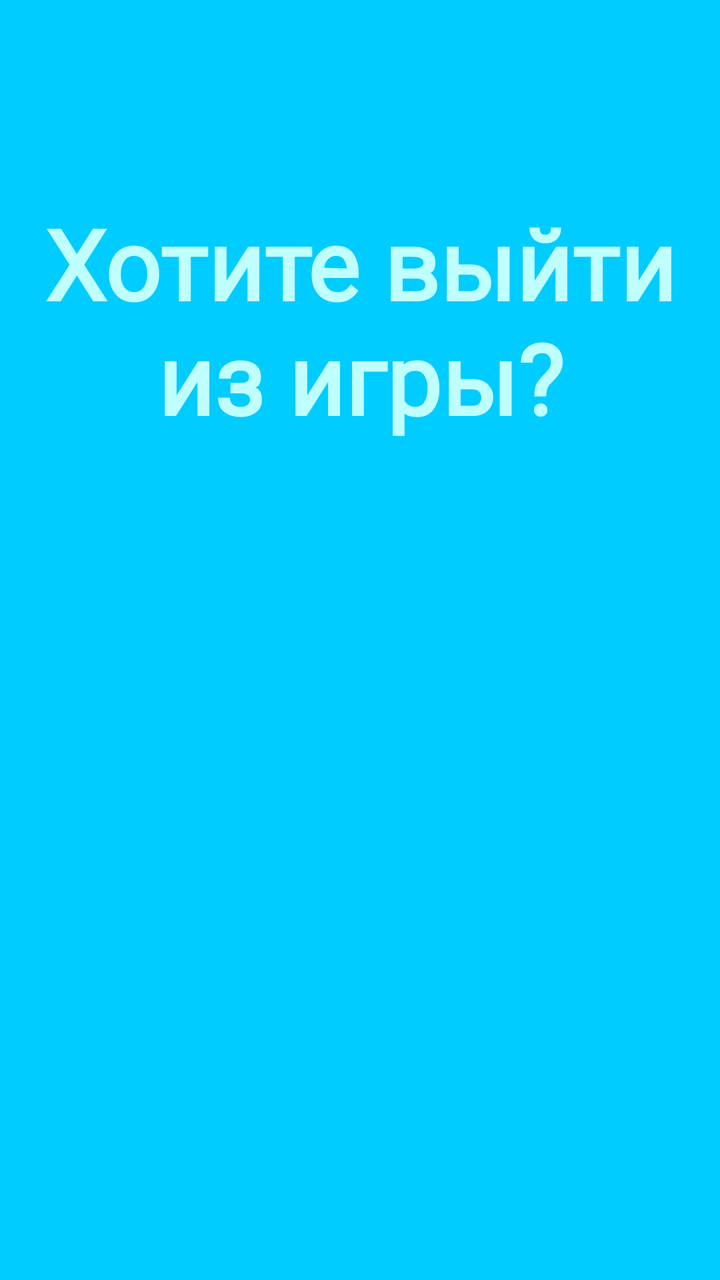
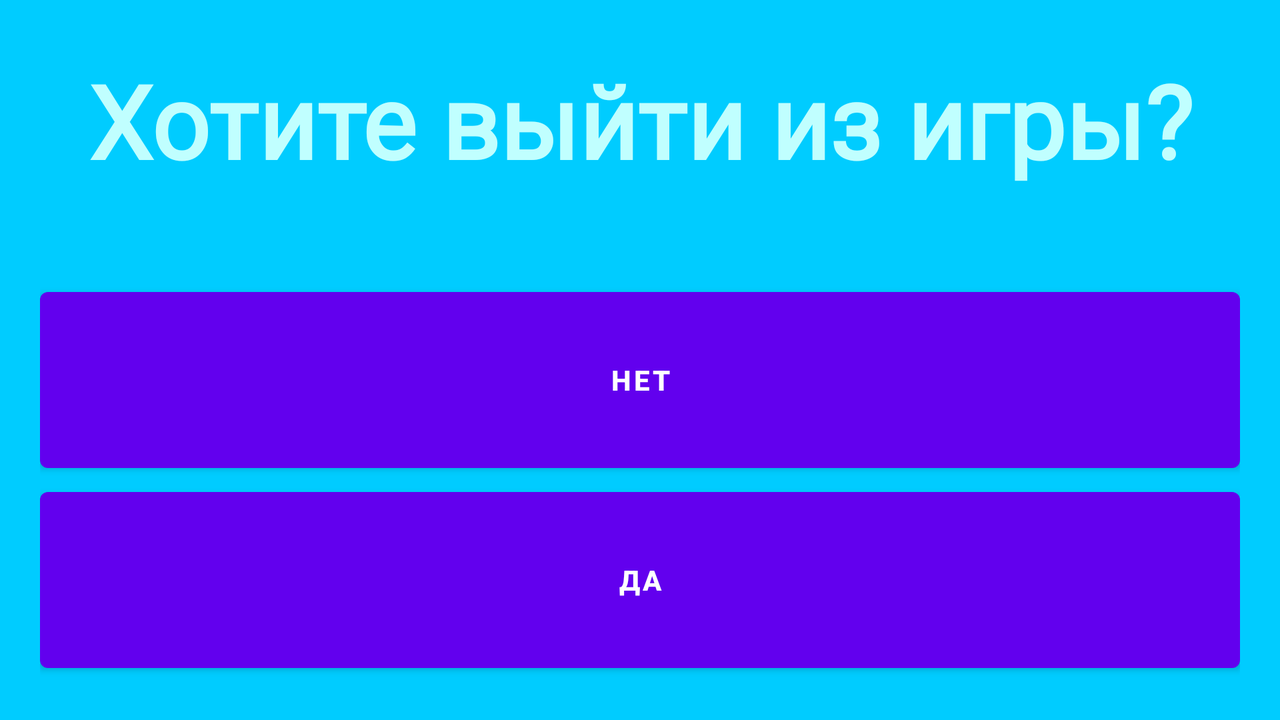

Two renders of one Android screen. The first uses the default layout on a phone; the second uses the alternative layout the repository ships for a different screen configuration, on a matching device. The two XML files are below.
<!-- AndroidManifest.xml: application theme Theme.BattleShip -->
<!-- res/layout/activity_confirm_exit.xml -->
<?xml version="1.0" encoding="utf-8"?>
<LinearLayout xmlns:android="http://schemas.android.com/apk/res/android"
    xmlns:tools="http://schemas.android.com/tools"
    android:id="@+id/first"
    android:layout_width="match_parent"
    android:layout_height="match_parent"
    android:background="@color/sky_blue"
    android:orientation="vertical"
    tools:context=".ConfirmExitActivity">

    <TextView
        android:id="@+id/exit_text"
        android:layout_width="match_parent"
        android:layout_height="0dp"
        android:layout_gravity="center"
        android:layout_marginHorizontal="20dp"
        android:layout_weight="1"
        android:autoSizeMaxTextSize="90sp"
        android:autoSizeMinTextSize="40sp"
        android:autoSizeStepGranularity="1sp"
        android:autoSizeTextType="uniform"
        android:fontFamily="@font/righteous"
        android:gravity="center"
        android:maxLines="2"
        android:text="Хотите выйти из игры?"
        android:textColor="@color/light_sky_blue"
        android:textStyle="bold" />

    <RelativeLayout
        android:layout_width="match_parent"
        android:layout_height="0dp"
        android:layout_weight="1"
        android:padding="20dp">

        <com.google.android.material.button.MaterialButton
            android:id="@+id/button_yes"
            style="@style/Main_Menu_Button"
            android:onClick="returnToGame"
            android:text="Нет"
            android:textStyle="bold" />

        <com.google.android.material.button.MaterialButton
            android:id="@+id/button_no"
            style="@style/Main_Menu_Button"
            android:layout_below="@+id/button_yes"
            android:onClick="exitGame"
            android:text="Да"
            android:textStyle="bold" />

    </RelativeLayout>
</LinearLayout>
<!-- resources referenced by this layout -->
<resources>
  <color name="light_sky_blue">#C0FFFF</color>
  <color name="sky_blue">#00CCFF</color>
  <style name="Theme.BattleShip" parent="Theme.MaterialComponents.DayNight.DarkActionBar">
          
          <item name="colorPrimary">@color/purple_500</item>
          <item name="colorPrimaryVariant">@color/purple_700</item>
          <item name="colorOnPrimary">@color/white</item>
          
          <item name="colorSecondary">@color/teal_200</item>
          <item name="colorSecondaryVariant">@color/teal_700</item>
          <item name="colorOnSecondary">@color/black</item>
          
          <item name="android:statusBarColor" tools:targetApi="l">?attr/colorPrimaryVariant</item>
          
          <item name="android:popupMenuStyle">@style/popupMenu</item>
      </style>
  <color name="purple_500">#FF6200EE</color>
  <color name="purple_700">#FF3700B3</color>
  <color name="white">#FFFFFFFF</color>
  <color name="teal_200">#FF03DAC5</color>
  <color name="teal_700">#FF018786</color>
  <color name="black">#FF000000</color>
  <style name="popupMenu" parent="Widget.AppCompat.PopupMenu">
          <item name="android:popupBackground">@drawable/rounded_popup</item>
      </style>
  <!-- drawable rounded_popup (drawable) -->
  <shape xmlns:android="http://schemas.android.com/apk/res/android">
      <solid android:color="@color/popupMenu"/>
  
      <corners
          android:radius="8dp"/>
  
      <padding
          android:bottom="8dp"
          android:top="8dp"/>
  
  </shape>
  <color name="popupMenu">#BBFFFFFF</color>
</resources>
<!-- res/layout-land/activity_confirm_exit.xml (the repository's variant of the layout above) -->
<!-- drawn on the phone turned sideways -->
<?xml version="1.0" encoding="utf-8"?>
<LinearLayout xmlns:android="http://schemas.android.com/apk/res/android"
    xmlns:app="http://schemas.android.com/apk/res-auto"
    xmlns:tools="http://schemas.android.com/tools"
    android:id="@+id/first"
    android:layout_width="match_parent"
    android:layout_height="match_parent"
    android:background="@color/sky_blue"
    android:orientation="vertical"
    tools:context=".ConfirmExitActivity">

    <TextView
        android:id="@+id/exit_text"
        android:layout_width="match_parent"
        android:layout_height="0dp"
        android:layout_gravity="center"
        android:layout_weight="1"
        android:autoSizeMaxTextSize="60sp"
        android:autoSizeMinTextSize="30sp"
        android:autoSizeStepGranularity="1sp"
        android:autoSizeTextType="uniform"
        android:fontFamily="@font/righteous"
        android:gravity="center"
        android:maxLines="1"
        android:paddingHorizontal="40dp"
        android:text="Хотите выйти из игры?"
        android:textColor="@color/light_sky_blue"
        android:textStyle="bold" />

    <androidx.constraintlayout.widget.ConstraintLayout
        android:layout_width="match_parent"
        android:layout_height="0dp"
        android:layout_weight="2"
        android:padding="20dp">

        <com.google.android.material.button.MaterialButton
            android:id="@+id/button_yes"
            style="@style/Main_Menu_Button"
            android:onClick="returnToGame"
            android:text="Нет"
            android:textStyle="bold"
            app:layout_constraintBottom_toTopOf="@id/button_no"
            app:layout_constraintLeft_toLeftOf="parent"
            app:layout_constraintRight_toRightOf="parent"
            app:layout_constraintTop_toTopOf="parent"
            app:layout_constraintVertical_chainStyle="packed" />

        <com.google.android.material.button.MaterialButton
            android:id="@+id/button_no"
            style="@style/Main_Menu_Button"
            android:layout_below="@+id/button_yes"
            android:onClick="exitGame"
            android:text="Да"
            android:textStyle="bold"
            app:layout_constraintBottom_toBottomOf="parent"
            app:layout_constraintLeft_toLeftOf="parent"
            app:layout_constraintRight_toRightOf="parent"
            app:layout_constraintTop_toBottomOf="@id/button_yes" />

    </androidx.constraintlayout.widget.ConstraintLayout>
</LinearLayout>
